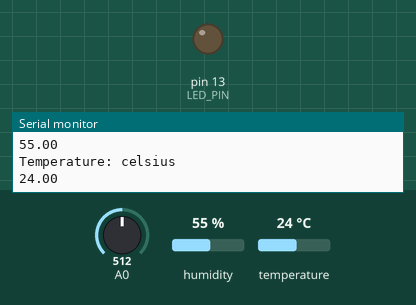
A sketch run on a simulated Arduino Uno, built with avr-gcc and run on an emulated ATmega328P. Parts: output pins drawn as LEDs (lit = HIGH), the last lines printed to the serial monitor. The test bench sets the inputs (shaded band); at power-on: humidity 55 %, A0 = 512, temperature 24 °C. Sleep ends after the set time or at an interrupt.

Above: at 13.0 s.
13.1 s: humidity set to 88 %
At 15.7 s:
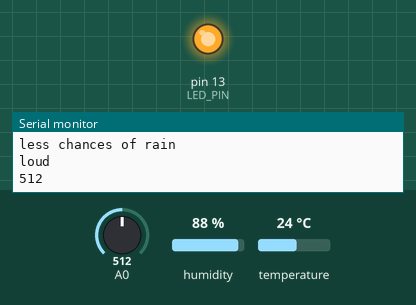
24.7 s: A0 set to 10
37.8 s: temperature set to 33 °C
Timing chart, 0 to 53.8 s (numbered marks = the images above; inputs shaded):
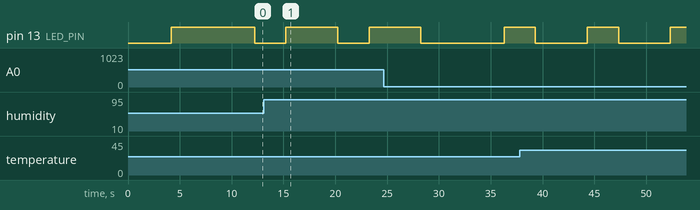

The sketch:

PowerTrial.ino
```cpp
#include <avr/sleep.h>
#include <avr/power.h>
#include <DHT.h>
#define DHTPIN 3
#define DHTTYPE DHT11
DHT dht(DHTPIN,DHTTYPE);
unsigned long lastHT=0;
unsigned long lastSE=0;
void printHT();
int led=13;
int threshold=20;
int volume;

#define LED_PIN (13)

volatile int f_timer=0;


/***************************************************
 *  Name:        ISR(TIMER1_OVF_vect)
 *
 *  Returns:     Nothing.
 *
 *  Parameters:  None.
 *
 *  Description: Timer1 Overflow interrupt.
 *
 ***************************************************/
ISR(TIMER1_OVF_vect)
{
  /* set the flag. */
   if(f_timer == 0)
   {
     f_timer = 1;
   }
}


/***************************************************
 *  Name:        enterSleep
 *
 *  Returns:     Nothing.
 *
 *  Parameters:  None.
 *
 *  Description: Enters the arduino into sleep mode.
 *
 ***************************************************/
void enterSleep(void)
{
  set_sleep_mode(SLEEP_MODE_IDLE);

  sleep_enable();


  /* Disable all of the unused peripherals. This will reduce power
   * consumption further and, more importantly, some of these
   * peripherals may generate interrupts that will wake our Arduino from
   * sleep!
   */
  power_adc_disable();
  power_spi_disable();
  power_timer0_disable();
  power_timer2_disable();
  power_twi_disable();

  /* Now enter sleep mode. */
  sleep_mode();

  /* The program will continue from here after the timer timeout*/
  sleep_disable(); /* First thing to do is disable sleep. */

  /* Re-enable the peripherals. */
  power_all_enable();
}


/***************************************************
 *  Name:        setup
 *
 *  Returns:     Nothing.
 *
 *  Parameters:  None.
 *
 *  Description: Setup for the serial comms and the
 *                timer.
 *
 ***************************************************/
void setup()
{
  Serial.begin(9600);

  /* Don't forget to configure the pin! */
  pinMode(LED_PIN, OUTPUT);

  /*** Configure the timer.***/

  /* Normal timer operation.*/
  TCCR1A = 0x00;

  /* Clear the timer counter register.
   * You can pre-load this register with a value in order to
   * reduce the timeout period, say if you wanted to wake up
   * ever 4.0 seconds exactly.
   */
  TCNT1=0x0000;

  /* Configure the prescaler for 1:1024, giving us a
   * timeout of 4.09 seconds.
   */
  TCCR1B = 0x05;

  /* Enable the timer overlow interrupt. */
  TIMSK1=0x01;
}


/***************************************************
 *  Name:        enterSleep
 *
 *  Returns:     Nothing.
 *
 *  Parameters:  None.
 *
 *  Description: Main application loop.
 *
 ***************************************************/
void loop()
{
  if(f_timer==1)
  {
    f_timer = 0;
    /* Toggle the LED */
    digitalWrite(LED_PIN, !digitalRead(LED_PIN));
    if(millis()-(10*60*1000UL)>lastHT)
  {
    lastHT=millis();
    printHT();
  }
  if(millis()-(5*60*1000UL)>lastSE)
  {
    lastSE=millis();
    volume=analogRead(A0);
 if(volume>=threshold)
 {
  digitalWrite(led,HIGH);
  Serial.println("loud");
 }
 else
 {
  digitalWrite(led,LOW);
  Serial.println("quiet");
 }
 Serial.println(volume,DEC);

 delay(5000);

}


    /* Re-enter sleep mode. */
    enterSleep();
  }
}
void printHT()
{
  float h = dht.readHumidity();

  float t = dht.readTemperature();
  // Read temperature as Fahrenheit (isFahrenheit = true)


  Serial.println("Humidity: % ");
  Serial.println(h);


  Serial.println("Temperature: celsius");

  Serial.println(t);

  delay(3000);
  if(t>=30)

  {
    Serial.println("Sunny");
  }
   else
  {
    Serial.println("Cloudy");
  }
  if(h>=70)
  {
    Serial.println("rainy");
  }
  else
  {
    Serial.println("less chances of rain");
  }

}
```

Measured:
- by itself, pin 13 (LED_PIN): alternates HIGH for 3.0 s and LOW for 5.0 s
